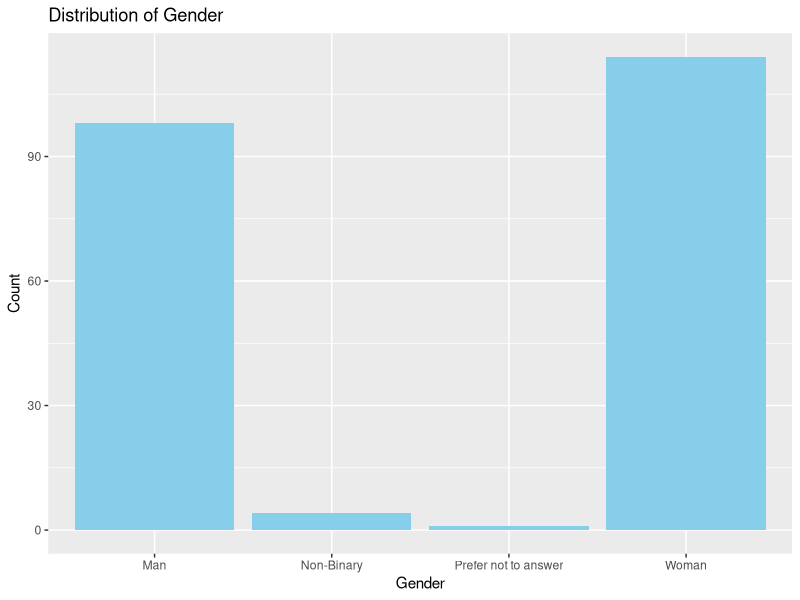
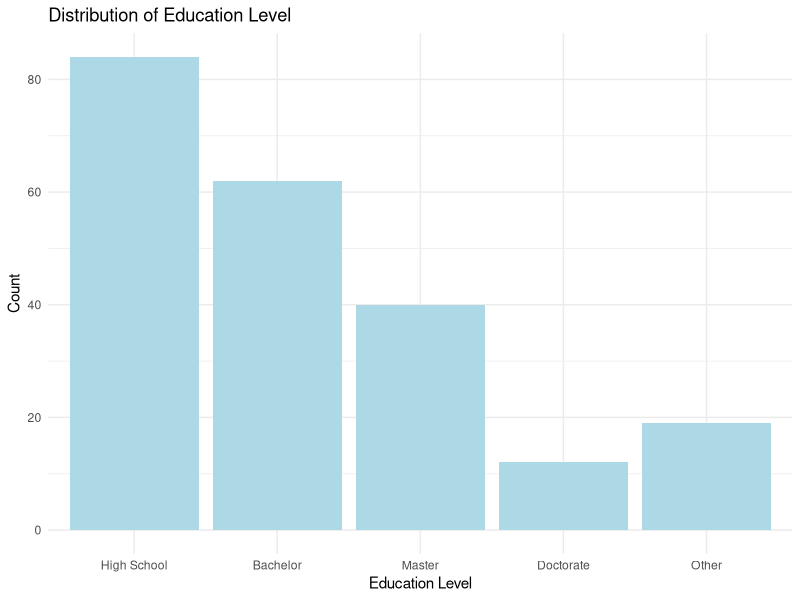
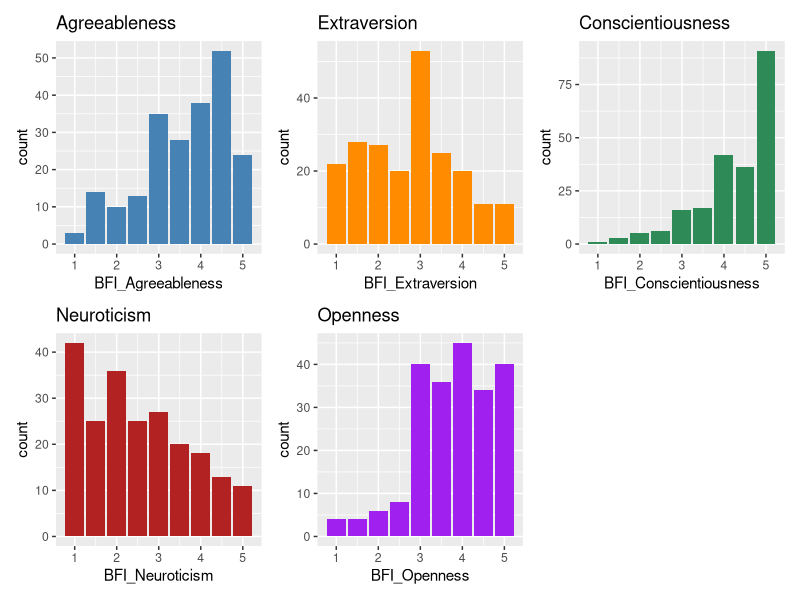
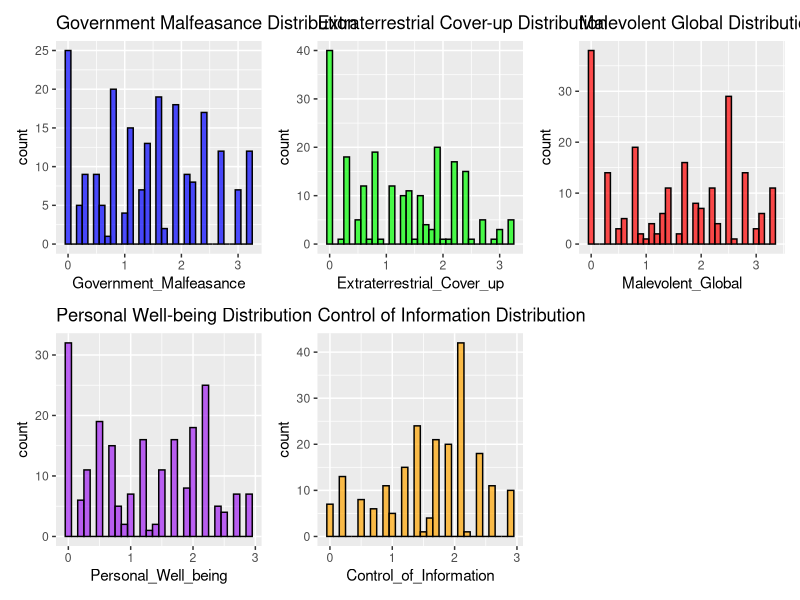

Reproduce these figures in R, in order. (Note: this script raises an error after producing the figures.)
## ---- chunk 1
library(tidyverse)
library(patchwork)

df <- read.csv("../data/rawdata.csv") |> 
  mutate(Education = factor(Education, 
                            levels = c("High School", "Bachelor", "Master", "Doctorate", "Other")))

dfmist <-  read.csv("../data/rawdata_mist.csv")
## ---- chunk 2
ggplot(df, aes(x = Gender)) +
    geom_bar(fill = "skyblue") +
    labs(title = "Distribution of Gender", x = "Gender", y = "Count")
## ---- chunk 3
## RACE
# this won't currently work as it's pulling from the self-identification ethnicity column which has far too many distinct entries to be represented well visually. I am not sure how we could get the basic racial data from prolific but it's also not useful for any actual testing we want to do, so probably wouldn't worry about it
#ggplot(df, aes(x = Ethnicity)) +
 # geom_bar(fill = "lightgreen") +
 # labs(title = "Distribution of Race", x = "Race", y = "Count")

## ---- chunk 4
# Create the bar chart for Education
ggplot(df, aes(x = Education)) +
  geom_bar(fill = "lightblue") +
  labs(title = "Distribution of Education Level",
       x = "Education Level",
       y = "Count") +
  theme_minimal()  # Optional: Adds a minimal theme for better aesthetics
## ---- chunk 5
#BFI10
# BFI10 trait calculations, stored as new columns in df
df$BFI_Agreeableness <- (df$BFI10_2 + (6 - df$BFI10_7)) / 2
df$BFI_Extraversion <- (df$BFI10_6 + (6 - df$BFI10_1)) / 2
df$BFI_Conscientiousness <- (df$BFI10_8 + (6 - df$BFI10_3)) / 2
df$BFI_Neuroticism <- (df$BFI10_9 + (6 - df$BFI10_4)) / 2
df$BFI_Openness <- (df$BFI10_10 + (6 - df$BFI10_5)) / 2
## ---- chunk 6
# Create individual plots
p1 <- ggplot(df, aes(x = BFI_Agreeableness)) + geom_bar(fill = "steelblue") + labs(title = "Agreeableness")
p2 <- ggplot(df, aes(x = BFI_Extraversion)) + geom_bar(fill = "darkorange") + labs(title = "Extraversion")
p3 <- ggplot(df, aes(x = BFI_Conscientiousness)) + geom_bar(fill = "seagreen") + labs(title = "Conscientiousness")
p4 <- ggplot(df, aes(x = BFI_Neuroticism)) + geom_bar(fill = "firebrick") + labs(title = "Neuroticism")
p5 <- ggplot(df, aes(x = BFI_Openness)) + geom_bar(fill = "purple") + labs(title = "Openness")

# Arrange them in a grid
patchwork::wrap_plots(p1, p2, p3, p4, p5)
## ---- chunk 7
# GCBS15
# Calculate GCBS15 trait scores
df$Government_Malfeasance <- (0.75 * df$GCBS15_1 + 0.86 * df$GCBS15_6 + 0.82 * df$GCBS15_11) / 3
df$Extraterrestrial_Cover_up <- (0.75 * df$GCBS15_3 + 0.87 * df$GCBS15_8 + 0.80 * df$GCBS15_13) / 3
df$Malevolent_Global <- (0.77 * df$GCBS15_2 + 0.83 * df$GCBS15_7 + 0.91 * df$GCBS15_12) / 3
df$Personal_Well_being <- (0.74 * df$GCBS15_4 + 0.69 * df$GCBS15_9 + 0.77 * df$GCBS15_14) / 3
df$Control_of_Information <- (0.69 * df$GCBS15_5 + 0.75 * df$GCBS15_10 + 0.70 * df$GCBS15_15) / 3
## ---- chunk 8
# Create histograms for each GCBS15 trait
h1_GCBS <- ggplot(df, aes(x = Government_Malfeasance)) +
  geom_histogram(binwidth = 0.1, fill = "blue", color = "black", alpha = 0.7) +
  labs(title = "Government Malfeasance Distribution")

h2_GCBS <- ggplot(df, aes(x = Extraterrestrial_Cover_up)) +
  geom_histogram(binwidth = 0.1, fill = "green", color = "black", alpha = 0.7) +
  labs(title = "Extraterrestrial Cover-up Distribution")

h3_GCBS <- ggplot(df, aes(x = Malevolent_Global)) +
  geom_histogram(binwidth = 0.1, fill = "red", color = "black", alpha = 0.7) +
  labs(title = "Malevolent Global Distribution")

h4_GCBS <- ggplot(df, aes(x = Personal_Well_being)) +
  geom_histogram(binwidth = 0.1, fill = "purple", color = "black", alpha = 0.7) +
  labs(title = "Personal Well-being Distribution")

h5_GCBS <- ggplot(df, aes(x = Control_of_Information)) +
  geom_histogram(binwidth = 0.1, fill = "orange", color = "black", alpha = 0.7) +
  labs(title = "Control of Information Distribution")

# Combine all GCBS15 histograms into one visual
patchwork::wrap_plots(h1_GCBS, h2_GCBS, h3_GCBS, h4_GCBS, h5_GCBS, ncol = 3)
## ---- chunk 9
# Create boxplots for each GCBS15 trait
b1_GCBS <- ggplot(df, aes(y = Government_Malfeasance)) +
  geom_boxplot(fill = "blue", color = "black", alpha = 0.7) +
  labs(title = "Government Malfeasance Distribution")

b2_GCBS <- ggplot(df, aes(y = Extraterrestrial_Cover_up)) +
  geom_boxplot(fill = "green", color = "black", alpha = 0.7) +
  labs(title = "Extraterrestrial Cover-up Distribution")

b3_GCBS <- ggplot(df, aes(y = Malevolent_Global)) +
  geom_boxplot(fill = "red", color = "black", alpha = 0.7) +
  labs(title = "Malevolent Global Distribution")

b4_GCBS <- ggplot(df, aes(y = Personal_Well_being)) +
  geom_boxplot(fill = "purple", color = "black", alpha = 0.7) +
  labs(title = "Personal Well-being Distribution")

b5_GCBS <- ggplot(df, aes(y = Control_of_Information)) +
  geom_boxplot(fill = "orange", color = "black", alpha = 0.7) +
  labs(title = "Control of Information Distribution")

# Combine all GCBS15 boxplots into one visual
grid.arrange(b1_GCBS, b2_GCBS, b3_GCBS, b4_GCBS, b5_GCBS, ncol = 3)

## ---- chunk 10
# Calculate the overall GCBS score using weighted scores
df$GCBS_Overall <- (
  (0.75 * df$GCBS15_1) + 
  (0.86 * df$GCBS15_6) + 
  (0.82 * df$GCBS15_11) +  # Government Malfeasance
  (0.75 * df$GCBS15_3) + 
  (0.87 * df$GCBS15_8) + 
  (0.80 * df$GCBS15_13) +  # Extraterrestrial Cover-up
  (0.77 * df$GCBS15_2) + 
  (0.83 * df$GCBS15_7) + 
  (0.91 * df$GCBS15_12) +  # Malevolent Global
  (0.74 * df$GCBS15_4) + 
  (0.69 * df$GCBS15_9) + 
  (0.77 * df$GCBS15_14) +  # Personal Well-being
  (0.69 * df$GCBS15_5) + 
  (0.75 * df$GCBS15_10) + 
  (0.70 * df$GCBS15_15)    # Control of Information
) / (0.75 + 0.86 + 0.82 + 0.75 + 0.87 + 0.80 + 
     0.77 + 0.83 + 0.91 + 0.74 + 0.69 + 0.77 + 
     0.69 + 0.75 + 0.70)  # Total factor loadings

# Check the overall GCBS scores
head(df$GCBS_Overall)

library(ggplot2)

# Histogram of Overall GCBS Score
ggplot(df, aes(x = GCBS_Overall)) +
  geom_histogram(binwidth = 0.5, fill = "lightblue", color = "black") +
  labs(title = "Distribution of Overall GCBS Scores", 
       y = "Overall GCBS Score",
       x = "Higher scores correlate with greater conspiracist belief") +
  theme_minimal()

library(ggplot2)

# Boxplot of Overall GCBS Score with informative x-axis
ggplot(df, aes(y = GCBS_Overall)) +
  geom_boxplot(fill = "lightblue", color = "black") +
  labs(title = "Boxplot of Overall GCBS Scores", 
       y = "Overall GCBS Score",
       x = "Higher scores correlate with greater conspiracist belief") +
  theme_minimal() +
  theme(axis.title.x = element_text(size = 10, face = "italic"))


## ---- chunk 11
# Create new columns for ideology labels based on the response scheme
df$ANES_Ideology <- factor(df$ANES_1,
                                    levels = 0:7,
                                    labels = c("Extremely Liberal", "Liberal", "Slightly Liberal", "Moderate, Middle of Road",
                                               "Don't Know, Haven't Thought", "Slightly Conservative", "Conservative", "Extremely Conservative"))

df$ANES_Party <- factor(df$ANES_2,
                                    levels = 0:3,
                                    labels = c("Democratic Party", "Republican Party", "Independent", "Other"))

# Visualize the ideology scores
library(ggplot2)
library(gridExtra)

# Histogram for Ideology Label 1
histogram_plot1 <- ggplot(df, aes(x = ANES_Ideology)) +
  geom_bar(fill = "skyblue", color = "black") +
  labs(title = "Distribution of Political Ideology", x = "Ideology", y = "Count") +
  theme(axis.text.x = element_text(angle = 45, hjust = 1))

# Histogram for Ideology Label 2 (Political party registration)
histogram_plot2 <- ggplot(df, aes(x = ANES_Party)) +
  geom_bar(fill = "lightgreen", color = "black") +
  labs(title = "Distribution of Political Party", x = "Party Registration", y = "Count") +
  theme(axis.text.x = element_text(angle = 45, hjust = 1))

# Combine all plots using grid.arrange
grid.arrange(histogram_plot1, histogram_plot2, ncol = 2)

## ---- chunk 12
#VSA USING EFA FACTOR LOADING FROM THE ORIGINAL ARTICLE

# Reverse scoring for relevant questions
df$VSA_1_reverse <- 8 - df$VSA_1  # Reverse scoring for Q1
df$VSA_4_reverse <- 8 - df$VSA_4  # Reverse scoring for Q4
df$VSA_5_reverse <- 8 - df$VSA_5  # Reverse scoring for Q5

# Calculate scores for each trait using EFA factor loadings
df$VSA_Conservatism <- (df$VSA_1_reverse * 0.42 + df$VSA_2 * 0.67) / (0.42 + 0.67)
df$VSA_Traditionalism <- (df$VSA_3 * 0.68 + df$VSA_4_reverse * 0.60) / (0.68 + 0.60)
df$VSA_Authoritarianism <- (df$VSA_5_reverse * 0.48 + df$VSA_6 * 0.63) / (0.48 + 0.63)

# overall VSA score by averaging the three traits
df$VSA_Overall <- (df$VSA_Conservatism + df$VSA_Traditionalism + df$VSA_Authoritarianism) / 3
library(ggplot2)
library(gridExtra)

# Assuming your dataframe is named 'df'

# Histograms for each trait with color
hist_conservatism <- ggplot(df, aes(x = VSA_Conservatism)) +
  geom_histogram(binwidth = 0.1, fill = "skyblue", color = "black") +
  labs(title = "Distribution of Conservatism", x = "Conservatism Score", y = "Count") +
  theme_minimal()

hist_traditionalism <- ggplot(df, aes(x = VSA_Traditionalism)) +
  geom_histogram(binwidth = 0.1, fill = "salmon", color = "black") +
  labs(title = "Distribution of Traditionalism", x = "Traditionalism Score", y = "Count") +
  theme_minimal()

hist_authoritarianism <- ggplot(df, aes(x = VSA_Authoritarianism)) +
  geom_histogram(binwidth = 0.1, fill = "lightgreen", color = "black") +
  labs(title = "Distribution of Authoritarianism", x = "Authoritarianism Score", y = "Count") +
  theme_minimal()

# Overall VSA histogram
hist_overall <- ggplot(df, aes(x = VSA_Overall)) +
  geom_histogram(binwidth = 0.1, fill = "lightcoral", color = "black") +
  labs(title = "Distribution of Overall VSA Score", x = "Overall VSA Score", y = "Count") +
  theme_minimal()

# Combine all histograms into one visual
grid.arrange(hist_conservatism, hist_traditionalism, hist_authoritarianism, hist_overall, ncol = 2)



## ---- chunk 13
#MOCRI NON-BOLD 
# Define input columns for MOCRI Non-Bold with the correct naming convention
input_columns <- c("MOCRI_NONBOLD_MOCRI_1_NonManipulative", "MOCRI_NONBOLD_MOCRI_2_Manipulative", 
                   "MOCRI_NONBOLD_MOCRI_3_Manipulative", "MOCRI_NONBOLD_MOCRI_4_NonManipulative", 
                   "MOCRI_NONBOLD_MOCRI_5_NonManipulative", "MOCRI_NONBOLD_MOCRI_6_Manipulative", 
                   "MOCRI_NONBOLD_MOCRI_7_Manipulative", "MOCRI_NONBOLD_MOCRI_8_Manipulative", 
                   "MOCRI_NONBOLD_MOCRI_9_NonManipulative", "MOCRI_NONBOLD_MOCRI_10_Manipulative", 
                   "MOCRI_NONBOLD_MOCRI_11_NonManipulative", "MOCRI_NONBOLD_MOCRI_12_NonManipulative")

# Ensure all input columns are numeric
df[input_columns] <- lapply(df[input_columns], function(x) as.numeric(as.character(x)))

# Check for NAs in the input columns
na_counts <- colSums(is.na(df[input_columns]))
#print(na_counts)  # Should return 0 for all columns if there are no NAs

# Calculate the MOCRI Non-Bold Score
df$MOCRI_NonBold_Score <- rowMeans(df[input_columns], na.rm = TRUE)

# Check the result
#print(head(df$MOCRI_NonBold_Score))  # Should show the first few values of the score column

## ---- chunk 14
# Calculate False Negatives and False Positives
true_values_nonbold <- c(1, 0, 0, 1, 1, 0, 0, 0, 1, 0, 1, 1)  # Adjust based on actual scoring
df$False_Negatives_NonBold <- rowSums(df[input_columns] == 1 & true_values_nonbold == 0, na.rm = TRUE)
df$False_Positives_NonBold <- rowSums(df[input_columns] == 0 & true_values_nonbold == 1, na.rm = TRUE)

# Load libraries
library(ggplot2)
library(gridExtra)

# Histogram for non-bold MOCRI scores
hist_mocri_nonbold_scores <- ggplot(df, aes(x = MOCRI_NonBold_Score)) +
  geom_histogram(binwidth = 0.1, fill = "lightblue", color = "black") +
  labs(title = "MOCRI Non-Bold Scores (Post-Intervention)", x = "Score", y = "Count") +
  theme_minimal()

# Histogram for false negatives (non-bold)
hist_false_negatives_nonbold <- ggplot(df, aes(x = False_Negatives_NonBold)) +
  geom_histogram(binwidth = 1, fill = "red", color = "black") +
  labs(title = "False Negatives (Post-Intervention)", x = "False Negatives", y = "Count") +
  theme_minimal()

# Histogram for false positives (non-bold)
hist_false_positives_nonbold <- ggplot(df, aes(x = False_Positives_NonBold)) +
  geom_histogram(binwidth = 1, fill = "orange", color = "black") +
  labs(title = "False Positives (Post-Intervention)", x = "False Positives", y = "Count") +
  theme_minimal()

# Combine visuals into one plot for non-bold
grid.arrange(hist_mocri_nonbold_scores, hist_false_negatives_nonbold, hist_false_positives_nonbold, nrow = 3)

## ---- chunk 15
#MOCRI BOLD
# Define input columns for MOCRI Bold with the correct naming convention
input_columns_bold <- c("MOCRI_BOLD_MOCRI_BOLD_1_Manipulative", "MOCRI_BOLD_MOCRI_BOLD_2_NonManipulative", 
                         "MOCRI_BOLD_MOCRI_BOLD_3_Manipulative", "MOCRI_BOLD_MOCRI_BOLD_4_NonManipulative", 
                         "MOCRI_BOLD_MOCRI_BOLD_5_NonManipulative", "MOCRI_BOLD_MOCRI_BOLD_6_Manipulative", 
                         "MOCRI_BOLD_MOCRI_BOLD_7_NonManipulative", "MOCRI_BOLD_MOCRI_BOLD_8_Manipulative", 
                         "MOCRI_BOLD_MOCRI_BOLD_9_NonManipulative", "MOCRI_BOLD_MOCRI_BOLD_10_Manipulative", 
                         "MOCRI_BOLD_MOCRI_BOLD_11_NonManipulative", "MOCRI_BOLD_MOCRI_BOLD_12_Manipulative")

# Ensure all input columns are numeric
df[input_columns_bold] <- lapply(df[input_columns_bold], function(x) as.numeric(as.character(x)))

# Check for NAs in the input columns
na_counts_bold <- colSums(is.na(df[input_columns_bold]))
#print(na_counts_bold)  # Should return 0 for all columns if there are no NAs

# Calculate the MOCRI Bold Score
df$MOCRI_Bold_Score <- rowMeans(df[input_columns_bold], na.rm = TRUE)

# Define true values for bold scoring
true_values_bold <- c(0, 1, 0, 1, 1, 0, 1, 0, 1, 1, 0, 1)

# Calculate False Negatives and False Positives for Bold
df$False_Negatives_Bold <- rowSums(df[input_columns_bold] == 1 & true_values_bold == 0, na.rm = TRUE)
df$False_Positives_Bold <- rowSums(df[input_columns_bold] == 0 & true_values_bold == 1, na.rm = TRUE)

# Load libraries for visualization
library(ggplot2)
library(gridExtra)

# Histogram for bold MOCRI scores
hist_mocri_bold_scores <- ggplot(df, aes(x = MOCRI_Bold_Score)) +
  geom_histogram(binwidth = 0.1, fill = "lightblue", color = "black") +
  labs(title = "MOCRI Bold Scores (Pre-Intervention)", x = "Score", y = "Count") +
  theme_minimal()

# Histogram for false negatives (bold)
hist_false_negatives_bold <- ggplot(df, aes(x = False_Negatives_Bold)) +
  geom_histogram(binwidth = 1, fill = "red", color = "black") +
  labs(title = "False Negatives (Pre-Intervention)", x = "False Negatives", y = "Count") +
  theme_minimal()

# Histogram for false positives (bold)
hist_false_positives_bold <- ggplot(df, aes(x = False_Positives_Bold)) +
  geom_histogram(binwidth = 1, fill = "orange", color = "black") +
  labs(title = "False Positives (Pre-Intervention)", x = "False Positives", y = "Count") +
  theme_minimal()

# Combine visuals into one plot for bold
grid.arrange(hist_mocri_bold_scores, hist_false_negatives_bold, hist_false_positives_bold, nrow = 3)

## ---- chunk 16
#MIST
#the challenge here is figuring out which order the MIST questions were asked per participant, and i'm not sure how to do that. Will need to ask Dom
